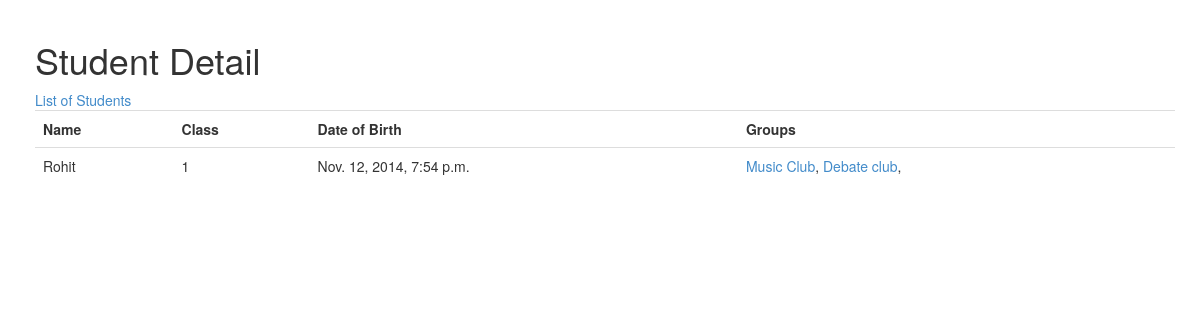
The app's page /students/1/ with its own data.
### students/models.py (models this page shows, shortened)
class Student(models.Model):
    name = models.CharField(max_length=200)
    date_of_birth = models.DateTimeField()
    student_class = models.IntegerField('Class')

class Group(models.Model):
    students = models.ManyToManyField(Student)
    name = models.CharField(max_length=200)

### students/views.py (the view)
# urls.py: url(r'^(?P<student_id>\d+)/$', views.detail, name='detail'),
def detail(request, student_id):
    student = get_object_or_404(Student, pk=student_id)
    return render(request, 'students/detail.html', {'student': student})

### students/templates/students/detail.html (shortened to what this page needs)
{% load staticfiles %}
<link rel="stylesheet" type="text/css" href="{% static 'students/bootstrap.min.css' %}" />
<div class = 'container'>
	<h1>Student Detail</h1>
<a href = '{% url 'students:index' %}'>List of Students</a>
	<table class = 'table'>
		<tr>
			<th>Name</th>
			<th>Class</th>
			<th>Date of Birth</th>
			<th>Groups</th>
		</tr>
		<tr>
			<td>
				{{ student.name }}
			</td>
			<td>{{ student.student_class }}</td>
			<td>{{ student.date_of_birth }}</td>
			<td>
				{% for group in student.group_set.all %}
				<a href="{% url 'students:group_detail' group.id %}">{{ group.name }}</a>,
				{% endfor %}
			</td>
		</tr>
	</table>
</div>

### students/templates/students/detail.html (style rules this page uses)
.container { margin: 20px; }
table { font-size: 14px; }

### records on screen
Student: name "Rohit", student_class "1", date_of_birth "Nov. 12, 2014, 7:54 p.m."
Group: name "Music Club"
Group: name "Debate club"
